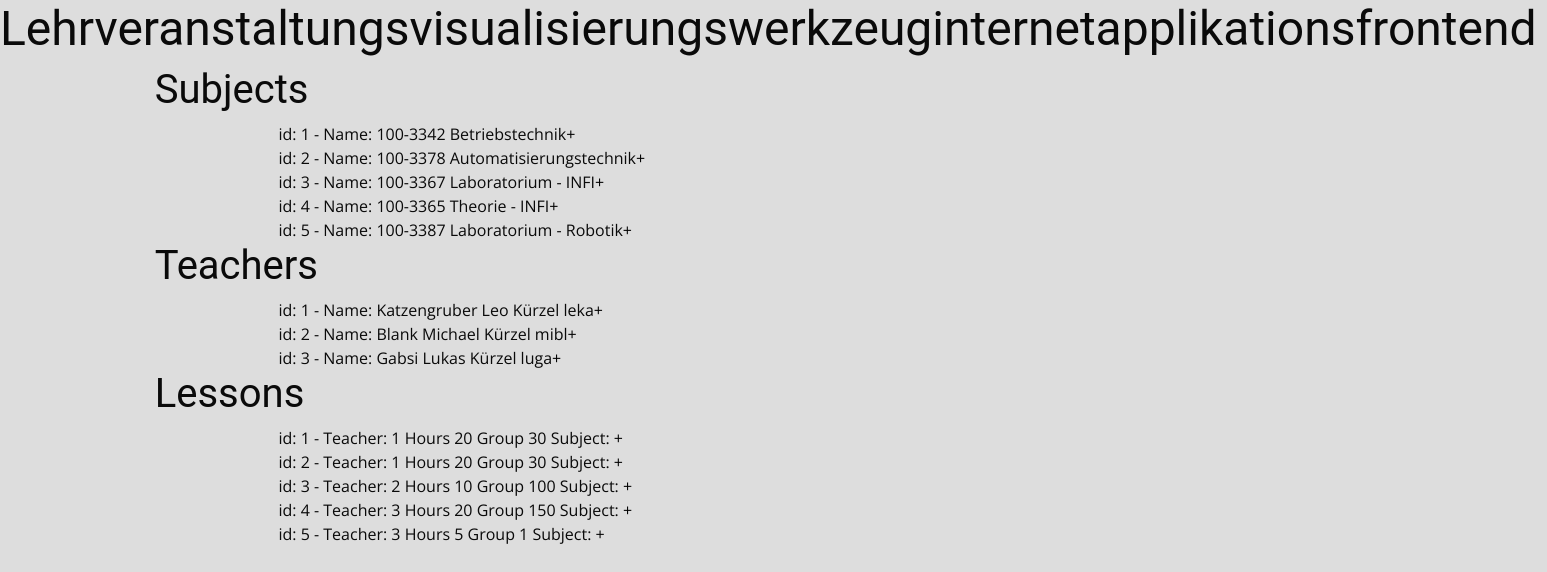
Before: /index_old.php with the older database file.
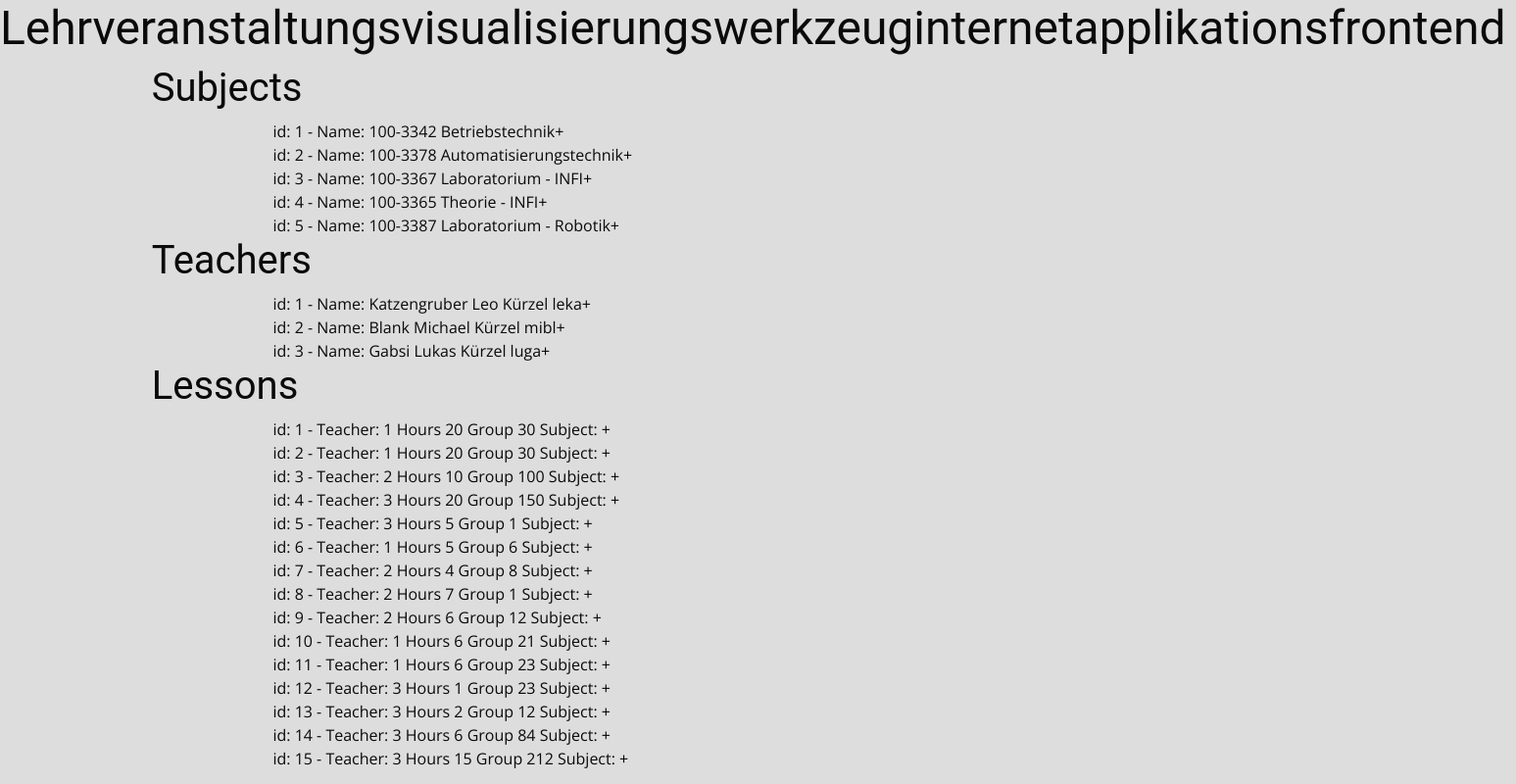
After: the same page with the newer database file.
### tables this page shows
CREATE TABLE IF NOT EXISTS `subjects` (
  `id` INT NOT NULL AUTO_INCREMENT,
  `lvnr` CHAR(100) NOT NULL,  
  `title` CHAR(100) NOT NULL,  
  `groups_required` INT NOT NULL,  
  PRIMARY KEY (`id`));

CREATE TABLE IF NOT EXISTS `teachers` (
  `id` INT NOT NULL AUTO_INCREMENT,
  `f_name` CHAR(100) NOT NULL,  
  `l_name` CHAR(100) NOT NULL,  
  `short` CHAR(100) NOT NULL,  
  PRIMARY KEY (`id`));

CREATE TABLE IF NOT EXISTS `lessons` (
  `id` INT NOT NULL AUTO_INCREMENT,
  `id_teachers` INT NOT NULL,  
  `hours` INT NOT NULL,  
  `group` CHAR(100) NOT NULL,  
  `id_subjects` INT NOT NULL,  
  PRIMARY KEY (`id`),
  INDEX `fk_lessons_teachers1_idx` (`id_teachers` ASC),
  INDEX `fk_lessons_subjects1_idx` (`id_subjects` ASC),
  CONSTRAINT `fk_lessons_teachers1`
    FOREIGN KEY (`id_teachers`)
    REFERENCES `teachers` (`id`)
    ON DELETE NO ACTION
    ON UPDATE NO ACTION,
  CONSTRAINT `fk_lessons_subjects1`
    FOREIGN KEY (`id_subjects`)
    REFERENCES `subjects` (`id`)
    ON DELETE NO ACTION
    ON UPDATE NO ACTION);

### index_old.php (the view, shortened to what this page needs)
<?php
    $conn = mysqli_connect("80.123.206.40:3306", "root", "nicholas paranoia cucumber", "INFI");
?>
<!DOCTYPE html>
<html>
    <head>
        <link rel="stylesheet" href="./css/foundation.min.css">
        <link rel="stylesheet" href="./css/style.css">
    </head>
    <body>
        <h1>Lehrveranstaltungsvisualisierungswerkzeuginternetapplikationsfrontend</h1>
        <main class="container">
            <h2>Subjects</h2>
            <div class="container">
                <?php
                    $sql = "SELECT * FROM subjects";
                    $result = mysqli_query($conn, $sql);
                    if (mysqli_num_rows($result) > 0) {
                        while($row = mysqli_fetch_assoc($result)) {
                            echo "id: " . $row["id"]. " - Name: " . $row["lvnr"]. " " . $row["title"]. "<button> + </button>" . "<br>";
                        }
                    } else {
                        echo "No results";
                        echo mysqli_error();
                        echo $result;
                    }
                ?>
            </div>
            <h2>Teachers</h2>
            <div class="container">
                <?php
                    $sql = "SELECT * FROM teachers";
                    $result = mysqli_query($conn, $sql);
                    if (mysqli_num_rows($result) > 0) {
                        while($row = mysqli_fetch_assoc($result)) {
                            echo "id: " . $row["id"]. " - Name: " . $row["f_name"]. " " . $row["l_name"]. " Kürzel " . $row["short"] . "<button> + </button>" . "<br>";
                        }
                    } else {
                        echo "No results";
                        echo mysqli_error();
                        echo $result;
                    }
                ?>
            </div>
            <h2>Lessons</h2>
                <div class="container">
                    <?php
                        $sql = "SELECT * FROM lessons";
                        $result = mysqli_query($conn, $sql);
                        if (mysqli_num_rows($result) > 0) {
                            while($row = mysqli_fetch_assoc($result)) {
                                echo "id: " . $row["id"]. " - Teacher: " . $row["id_teachers"]. " Hours " . $row["hours"] . " Group " . $row["group"] . " Subject: " . $row["id_subjecs"] . "<button> + </button>" . "<br>";
                            }
                        } else {
                            echo "No results";
                            echo mysqli_error();
                            echo $result;
                        }
                    ?>
                </div>
        </main>
    </body>
</html>

### css/style.css (style rules this page uses)
* { margin: 0; padding: 0; box-sizing: border-box; }
html, body { min-width: 100%; min-height: 100%; font-family: 'Open Sans', sans-serif; background-color: #dddddd; }
h1, h2, h3, h4, h5, h6 { width: 100%; line-height: 120%; font-family: 'Roboto', sans-serif; }
.container { width: 80%; margin: auto; }

Changed rows visible on the page:
added lessons: id "6", id_teachers "1", hours "5", group "6"
added lessons: id "7", id_teachers "2", hours "4", group "8"
added lessons: id "8", id_teachers "2", hours "7", group "1"
added lessons: id "9", id_teachers "2", hours "6", group "12"
added lessons: id "10", id_teachers "1", hours "6", group "21"
added lessons: id "11", id_teachers "1", hours "6", group "23"
added lessons: id "12", id_teachers "3", hours "1", group "23"
added lessons: id "13", id_teachers "3", hours "2", group "12"
added lessons: id "14", id_teachers "3", hours "6", group "84"
added lessons: id "15", id_teachers "3", hours "15", group "212"
